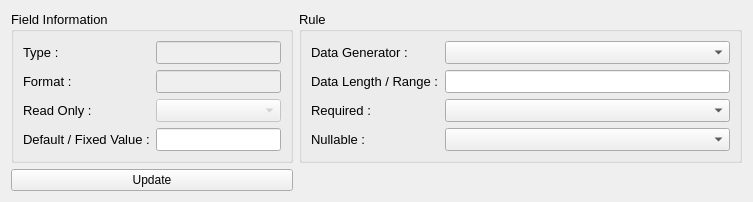
                            <widget class="QWidget" name="tab_13">
                             <attribute name="title">
                              <string>Data Rule</string>
                             </attribute>
                             <layout class="QHBoxLayout" name="horizontalLayout_18">
                              <item>
                               <layout class="QGridLayout" name="gridLayout_7" columnstretch="4,6">
                                <item row="1" column="0" rowspan="2">
                                 <widget class="QGroupBox" name="group_positive_test_15">
                                  <property name="sizePolicy">
                                   <sizepolicy hsizetype="MinimumExpanding" vsizetype="MinimumExpanding">
                                    <horstretch>0</horstretch>
                                    <verstretch>0</verstretch>
                                   </sizepolicy>
                                  </property>
                                  <property name="font">
                                   <font>
                                    <family>Segoe UI</family>
                                    <pointsize>10</pointsize>
                                   </font>
                                  </property>
                                  <property name="title">
                                   <string>Field Information</string>
                                  </property>
                                  <layout class="QGridLayout" name="gridLayout_29">
                                   <item row="3" column="0">
                                    <widget class="QLabel" name="label_53">
                                     <property name="font">
                                      <font>
                                       <family>Segoe UI</family>
                                       <pointsize>10</pointsize>
                                      </font>
                                     </property>
                                     <property name="text">
                                      <string>Default / Fixed Value :</string>
                                     </property>
                                     <property name="alignment">
                                      <set>Qt::AlignLeading|Qt::AlignLeft|Qt::AlignVCenter</set>
                                     </property>
                                    </widget>
                                   </item>
                                   <item row="0" column="0">
                                    <widget class="QLabel" name="label_54">
                                     <property name="font">
                                      <font>
                                       <family>Segoe UI</family>
                                       <pointsize>10</pointsize>
                                      </font>
                                     </property>
                                     <property name="text">
                                      <string>Type :</string>
                                     </property>
                                     <property name="alignment">
                                      <set>Qt::AlignLeading|Qt::AlignLeft|Qt::AlignVCenter</set>
                                     </property>
                                    </widget>
                                   </item>
                                   <item row="1" column="0">
                                    <widget class="QLabel" name="label_55">
                                     <property name="font">
                                      <font>
                                       <family>Segoe UI</family>
                                       <pointsize>10</pointsize>
                                      </font>
                                     </property>
                                     <property name="text">
                                      <string>Format :</string>
                                     </property>
                                     <property name="alignment">
                                      <set>Qt::AlignLeading|Qt::AlignLeft|Qt::AlignVCenter</set>
                                     </property>
                                    </widget>
                                   </item>
                                   <item row="3" column="1">
                                    <widget class="QLineEdit" name="textbox_dependency_data_rule_value">
                                     <property name="font">
                                      <font>
                                       <family>Segoe UI</family>
                                       <pointsize>10</pointsize>
                                      </font>
                                     </property>
                                    </widget>
                                   </item>
                                   <item row="0" column="1">
                                    <widget class="QLineEdit" name="textbox_dependency_data_rule_type">
                                     <property name="enabled">
                                      <bool>false</bool>
                                     </property>
                                     <property name="font">
                                      <font>
                                       <family>Segoe UI</family>
                                       <pointsize>10</pointsize>
                                      </font>
                                     </property>
                                    </widget>
                                   </item>
                                   <item row="1" column="1">
                                    <widget class="QLineEdit" name="textbox_dependency_data_rule_format">
                                     <property name="enabled">
                                      <bool>false</bool>
                                     </property>
                                     <property name="font">
                                      <font>
                                       <family>Segoe UI</family>
                                       <pointsize>10</pointsize>
                                      </font>
                                     </property>
                                    </widget>
                                   </item>
                                   <item row="2" column="0">
                                    <widget class="QLabel" name="label_58">
                                     <property name="font">
                                      <font>
                                       <family>Segoe UI</family>
                                       <pointsize>10</pointsize>
                                      </font>
                                     </property>
                                     <property name="text">
                                      <string>Read Only :</string>
                                     </property>
                                     <property name="alignment">
                                      <set>Qt::AlignLeading|Qt::AlignLeft|Qt::AlignVCenter</set>
                                     </property>
                                    </widget>
                                   </item>
                                   <item row="2" column="1">
                                    <widget class="QComboBox" name="comboBox_dependency_data_rule_read_only">
                                     <property name="enabled">
                                      <bool>false</bool>
                                     </property>
                                     <property name="font">
                                      <font>
                                       <family>Segoe UI</family>
                                       <pointsize>10</pointsize>
                                      </font>
                                     </property>
                                     <property name="layoutDirection">
                                      <enum>Qt::LeftToRight</enum>
                                     </property>
                                     <item>
                                      <property name="text">
                                       <string/>
                                      </property>
                                     </item>
                                     <item>
                                      <property name="text">
                                       <string>True</string>
                                      </property>
                                     </item>
                                     <item>
                                      <property name="text">
                                       <string>False</string>
                                      </property>
                                     </item>
                                    </widget>
                                   </item>
                                  </layout>
                                 </widget>
                                </item>
                                <item row="1" column="1" rowspan="2">
                                 <widget class="QGroupBox" name="group_positive_test_17">
                                  <property name="sizePolicy">
                                   <sizepolicy hsizetype="MinimumExpanding" vsizetype="MinimumExpanding">
                                    <horstretch>0</horstretch>
                                    <verstretch>0</verstretch>
                                   </sizepolicy>
                                  </property>
                                  <property name="font">
                                   <font>
                                    <family>Segoe UI</family>
                                    <pointsize>10</pointsize>
                                   </font>
                                  </property>
                                  <property name="title">
                                   <string>Rule</string>
                                  </property>
                                  <layout class="QGridLayout" name="gridLayout_32">
                                   <item row="1" column="0">
                                    <widget class="QLabel" name="label_56">
                                     <property name="font">
                                      <font>
                                       <family>Segoe UI</family>
                                       <pointsize>10</pointsize>
                                      </font>
                                     </property>
                                     <property name="text">
                                      <string>Data Length / Range :</string>
                                     </property>
                                     <property name="alignment">
                                      <set>Qt::AlignLeading|Qt::AlignLeft|Qt::AlignVCenter</set>
                                     </property>
                                    </widget>
                                   </item>
                                   <item row="3" column="0">
                                    <widget class="QLabel" name="label_59">
                                     <property name="font">
                                      <font>
                                       <family>Segoe UI</family>
                                       <pointsize>10</pointsize>
                                      </font>
                                     </property>
                                     <property name="text">
                                      <string>Nullable :</string>
                                     </property>
                                     <property name="alignment">
                                      <set>Qt::AlignLeading|Qt::AlignLeft|Qt::AlignVCenter</set>
                                     </property>
                                    </widget>
                                   </item>
                                   <item row="0" column="0">
                                    <widget class="QLabel" name="label_60">
                                     <property name="font">
                                      <font>
                                       <family>Segoe UI</family>
                                       <pointsize>10</pointsize>
                                      </font>
                                     </property>
                                     <property name="text">
                                      <string>Data Generator :</string>
                                     </property>
                                     <property name="alignment">
                                      <set>Qt::AlignLeading|Qt::AlignLeft|Qt::AlignVCenter</set>
                                     </property>
                                    </widget>
                                   </item>
                                   <item row="2" column="0">
                                    <widget class="QLabel" name="label_61">
                                     <property name="font">
                                      <font>
                                       <family>Segoe UI</family>
                                       <pointsize>10</pointsize>
                                      </font>
                                     </property>
                                     <property name="text">
                                      <string>Required :</string>
                                     </property>
                                     <property name="alignment">
                                      <set>Qt::AlignLeading|Qt::AlignLeft|Qt::AlignVCenter</set>
                                     </property>
                                    </widget>
                                   </item>
                                   <item row="1" column="2">
                                    <widget class="QLineEdit" name="textbox_dependency_data_rule_data_length">
                                     <property name="font">
                                      <font>
                                       <family>Segoe UI</family>
                                       <pointsize>10</pointsize>
                                      </font>
                                     </property>
                                     <property name="text">
                                      <string/>
                                     </property>
                                    </widget>
                                   </item>
                                   <item row="0" column="2">
                                    <widget class="QComboBox" name="comboBox_dependency_data_rule_data_generator">
                                     <property name="font">
                                      <font>
                                       <family>Segoe UI</family>
                                       <pointsize>10</pointsize>
                                      </font>
                                     </property>
                                     <property name="layoutDirection">
                                      <enum>Qt::LeftToRight</enum>
                                     </property>
                                     <item>
                                      <property name="text">
                                       <string/>
                                      </property>
                                     </item>
                                     <item>
                                      <property name="text">
                                       <string>Random String</string>
                                      </property>
                                     </item>
                                     <item>
                                      <property name="text">
                                       <string>Random String (Without Special Characters)</string>
                                      </property>
                                     </item>
                                     <item>
                                      <property name="text">
                                       <string>Random Boolean</string>
                                      </property>
                                     </item>
                                     <item>
                                      <property name="text">
                                       <string>Random Integer</string>
                                      </property>
                                     </item>
                                     <item>
                                      <property name="text">
                                       <string>Random Number (Float)</string>
                                      </property>
                                     </item>
                                     <item>
                                      <property name="text">
                                       <string>Random DATE-TIME</string>
                                      </property>
                                     </item>
                                     <item>
                                      <property name="text">
                                       <string>Random EMAIL</string>
                                      </property>
                                     </item>
                                     <item>
                                      <property name="text">
                                       <string>Random IPV4</string>
                                      </property>
                                     </item>
                                     <item>
                                      <property name="text">
                                       <string>Random IPV6</string>
                                      </property>
                                     </item>
                                     <item>
                                      <property name="text">
                                       <string>Random HOSTNAME</string>
                                      </property>
                                     </item>
                                     <item>
                                      <property name="text">
                                       <string>Random UUID</string>
                                      </property>
                                     </item>
                                    </widget>
                                   </item>
                                   <item row="2" column="2">
                                    <widget class="QComboBox" name="comboBox_dependency_data_rule_required">
                                     <property name="font">
                                      <font>
                                       <family>Segoe UI</family>
                                       <pointsize>10</pointsize>
                                      </font>
                                     </property>
                                     <property name="layoutDirection">
                                      <enum>Qt::LeftToRight</enum>
                                     </property>
                                     <item>
                                      <property name="text">
                                       <string/>
                                      </property>
                                     </item>
                                     <item>
                                      <property name="text">
                                       <string>True</string>
                                      </property>
                                     </item>
                                     <item>
                                      <property name="text">
                                       <string>False</string>
                                      </property>
                                     </item>
                                    </widget>
                                   </item>
                                   <item row="3" column="2">
                                    <widget class="QComboBox" name="comboBox_dependency_data_rule_nullable">
                                     <property name="font">
                                      <font>
                                       <family>Segoe UI</family>
                                       <pointsize>10</pointsize>
                                      </font>
                                     </property>
                                     <property name="layoutDirection">
                                      <enum>Qt::LeftToRight</enum>
                                     </property>
                                     <item>
                                      <property name="text">
                                       <string/>
                                      </property>
                                     </item>
                                     <item>
                                      <property name="text">
                                       <string>True</string>
                                      </property>
                                     </item>
                                     <item>
                                      <property name="text">
                                       <string>False</string>
                                      </property>
                                     </item>
                                    </widget>
                                   </item>
                                  </layout>
                                 </widget>
                                </item>
                                <item row="3" column="0">
                                 <widget class="QPushButton" name="btn_dependency_update_data_rule">
                                  <property name="text">
                                   <string>Update</string>
                                  </property>
                                 </widget>
                                </item>
                               </layout>
                              </item>
                             </layout>
                            </widget>
